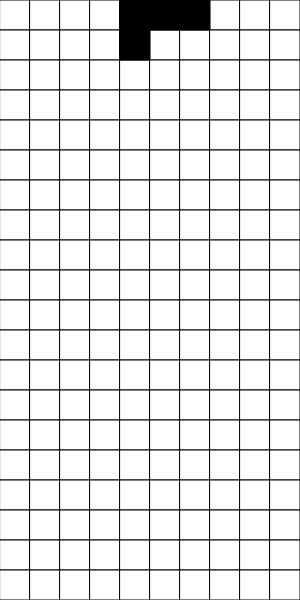
Frame 1 (no input)
Frame 60 (no input): identical to frame 1, image omitted
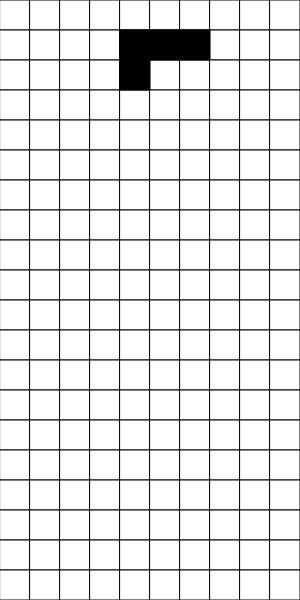
Frame 120 (the mouse pressed at the canvas centre since frame 60)

The p5.js sketch that drew these frames (run headless with seeded random() and noise() and a simulated clock; from frame 60 on, the mouse is pressed at the canvas centre):

// p5.js sketch
// ── sketch.js
const rows = 20;
const cols = 10;
const blockSize = 30;

let gamespeed = 1;
let board = [];
let currentPiece;
let gameOver = false;
let BackButton;
let time = 0;

const AllShapes= [
    [[1, 1], [1, 1]], // Square
    [[1, 1, 1, 1]], // LineRIGHT
    [[1],[1],[1],[1]], //LineUP
    [[1,1,1], [0, 1, 0]], // T-shapeUP
    [[1,0,0], [1, 1, 0], [1,0,0]], // T-shapeRIGHT
    [[0,1,0], [1, 1, 1]], // T-shapeDOWN
    [[0,0,1], [0, 1, 1], [0,0,1]], // T-shapeLEFT
    [[1, 1, 0], [0, 1, 1]], // Z-shapeUP
    [[0, 0, 1], [0, 1, 1], [0,1,0]], // Z-shapeDOWN
    [[0, 1, 1], [1, 1, 0]], // S-shapeUP
    [[0, 1, 0], [0, 1, 1], [0,0,1]], // S-shapeDOWN
    [[1, 1, 1], [0, 0, 1]], // J-shapeUP
    [[0, 0, 1], [0, 0, 1],[0,1,1]], // J-shapeRIGHT
    [[1, 0, 0], [1, 1, 1]], // J-shapeDOWN
    [[0, 1, 1], [0, 1, 0],[0,1,0]], // J-shapeLEFT
    [[1, 1, 1], [1, 0, 0]], // L-shapeUP
    [[1, 0, 0], [1, 0, 0],[1,1,0]], // L-shapeRIGHT
    [[0, 0, 1], [1, 1, 1]], // L-shapeDOWN
    [[1, 1, 0], [1, 0, 0],[1,0,0]], // L-shapeLEFT
]
const AllShapesNames= [
    "Square",
    "LineRIGHT",
    "LineUP",
    "T-ShapeUP",
    "T-ShapeRIGHT",
    "T-ShapeDOWN",
   "T-ShapeLEFT",
    "Z-ShapeUP",
    "Z-ShapeDOWN",
   "S-ShapeUP",
    "S-ShapeDOWN",
    "J-ShapeUP",
    "J-ShapeRIGHT",
    "J-ShapeDOWN",
    "J-ShapeLEFT",
    "L-ShapeUP",
    "L-ShapeRIGHT",
    "L-ShapeDOWN",
    "L-ShapeLEFT"
]

function setup() {
    frameRate = 60;
    createCanvas(cols * blockSize, rows * blockSize);
    
    initializeBoard();
    spawnPiece();
    BackButton = select('#BackButton')
    //BackButton.mousePressed(GetTheFuckBack);
}

function draw() {
    
    background(220);
    if (!gameOver) {
        updateGame();
        drawBoard();
        drawPiece();
        
    } else {
        showGameOver();
    }
    
}

function initializeBoard() {
    for (let row = 0; row < rows; row++) {
        board[row] = [];
        for (let col = 0; col < cols; col++) {
            board[row][col] = 0;
        }
    }
}

function spawnPiece() {
    currentPiece = new Piece();
}

function updateGame() {
    if (currentPiece.canMoveDown() && time == 60) {
        time = 0;
        currentPiece.moveDown();
    } else if (!currentPiece.canMoveDown()) {
        currentPiece.lock();
        if (currentPiece.isGameOver()) {
            gameOver = true;
        } else {
            checkAndClearLine();
            spawnPiece();
        }
    }
    else{
    time++;
    }
}

function drawBoard() {
    for (let row = 0; row < rows; row++) {
        for (let col = 0; col < cols; col++) {
            if (board[row][col] === 1) {
                fill(0);
            } else {
                fill(255);
            }
            rect(col * blockSize, row * blockSize, blockSize, blockSize);
        }
    }
}

function drawPiece() {
    const { x, y, shape } = currentPiece;
    for (let row = 0; row < shape.length; row++) {
        for (let col = 0; col < shape[row].length; col++) {
            if (shape[row][col] === 1) {
                fill(0);
                rect((col + x) * blockSize, (row + y) * blockSize, blockSize, blockSize);
            }
        }
    }
}

function showGameOver() {
    textSize(32);
    textAlign(CENTER, CENTER);
    fill(255, 0, 0);
    text("Game Over", width / 2, height / 2);
}

class Piece {
    constructor() {
        this.x = Math.floor(cols / 2) - 1;
        this.y = 0;
        this.shape = this.getRandomShape();
    }

    getRandomShape() {
        const shapes = [
            [[1, 1], [1, 1]], // Square
            [[1, 1, 1, 1]], // Line
            [[1, 1, 1], [0, 1, 0]], // T-shape
            [[1, 1, 0], [0, 1, 1]], // Z-shape
            [[0, 1, 1], [1, 1, 0]], // S-shape
            [[1, 1, 1], [0, 0, 1]], // L-shape
            [[1, 1, 1], [1, 0, 0]] // J-shape
        ];
        const randomIndex = Math.floor(Math.random() * shapes.length);
        return shapes[randomIndex];
    }

    canMoveDown() {
        for (let row = 0; row < this.shape.length; row++) {
            for (let col = 0; col < this.shape[row].length; col++) {
                if (this.shape[row][col] === 1) {
                    const nextRow = this.y + row + 1;
                    if (nextRow >= rows || board[nextRow][this.x + col] === 1) {
                        return false;
                    }
                }
            }
        }
        return true;
    }

    canMoveLeft() {
        for (let row = 0; row < this.shape.length; row++) {
            for (let col = 0; col < this.shape[row].length; col++) {
                if (this.shape[row][col] === 1) {
                    const nextCol = this.x + col - 1;
                    if (nextCol < 0 || board[this.y + row][nextCol] === 1) {
                        return false;
                    }
                }
            }
        }
        return true;
    }

    canMoveRight() {
        for (let row = 0; row < this.shape.length; row++) {
            for (let col = 0; col < this.shape[row].length; col++) {
                if (this.shape[row][col] === 1) {
                    const nextCol = this.x + col + 1;
                    if (nextCol >= cols || board[this.y + row][nextCol] === 1) {
                        return false;
                    }
                }
            }
        }
        return true;
    }

    moveDown() {
        this.y++;
    }

    moveLeft() {
        if (this.canMoveLeft()) {
            this.x--;
        }
    }

    moveRight() {
        if (this.canMoveRight()) {
            this.x++;
        }
    }

    rotate() {
        let PieceName = this.WhichPiece(currentPiece.shape)
        print(PieceName)
        print(currentPiece.shape)
        //Square - Shape
        if(PieceName == "Square")
        return
        //Line - Shapes
        else if(PieceName == "LineRIGHT")
            this.shape = AllShapes[2]
        else if(PieceName == "LineUP")
            this.shape = AllShapes[1]
        //T - Shapes
        else if(PieceName =="T-ShapeUP")
            this.shape = AllShapes[4]
        else if(PieceName =="T-ShapeRIGHT")
            this.shape = AllShapes[5]
        else if(PieceName =="T-ShapeDOWN")
            this.shape = AllShapes[6]
        else if(PieceName =="T-ShapeLEFT")
            this.shape = AllShapes[3]
        //Z - Shapes
        else if(PieceName =="Z-ShapeUP")
            this.shape = AllShapes[8]
        else if(PieceName =="Z-ShapeDOWN")
            this.shape = AllShapes[7]
        //S - Shapes
        else if(PieceName =="S-ShapeUP")
            this.shape = AllShapes[10]
        else if(PieceName =="S-ShapeDOWN")
            this.shape = AllShapes[9]
        //J - Shapes
        else if(PieceName =="J-ShapeUP")
            this.shape = AllShapes[12]
        else if(PieceName =="J-ShapeRIGHT")
            this.shape = AllShapes[13]
        else if(PieceName =="J-ShapeDOWN")
            this.shape = AllShapes[14]
        else if(PieceName =="J-ShapeLEFT")
            this.shape = AllShapes[11]
        //L - Shapes
        else if(PieceName =="L-ShapeUP")
            this.shape = AllShapes[16]
        else if(PieceName =="L-ShapeRIGHT")
            this.shape = AllShapes[17]
        else if(PieceName =="L-ShapeDOWN")
            this.shape = AllShapes[18]
        else if(PieceName =="L-ShapeLEFT")
            this.shape = AllShapes[15]
        
    }

    WhichPiece(piece){
        
        for(let i = 0; i < AllShapes.length; i++){
            if(this.compareArrays(AllShapes[i], piece)){
                return(AllShapesNames[i])
            }
        }
    }

    compareArrays(a,b) {
        return JSON.stringify(a) === JSON.stringify(b);
    }

    lock() {
        for (let row = 0; row < this.shape.length; row++) {
            for (let col = 0; col < this.shape[row].length; col++) {
                if (this.shape[row][col] === 1) {
                    board[this.y + row][this.x + col] = 1;
                }
            }
        }
    }

    isGameOver() {
        for (let col = 0; col < cols; col++) {
            if (board[0][col] === 1) {
                return true;
            }
        }
        return false;
    }
}

function keyPressed() {
    if (!gameOver) {
        if (keyCode === LEFT_ARROW) {
            currentPiece.moveLeft();
        } else if (keyCode === RIGHT_ARROW) {
            currentPiece.moveRight();
        } else if (keyCode === DOWN_ARROW) {
            currentPiece.moveDown();
        } else if (keyCode === UP_ARROW) {
            currentPiece.rotate();
        }
    }
}

function checkAndClearLine() {
    for (let row = rows - 1; row >= 0; row--) {
        let lineCompleted = true;
        for (let col = 0; col < cols; col++) {
            if (board[row][col] !== 1) {
                lineCompleted = false;
                break;
            }
        }
        if (lineCompleted) {
            // Clear the line
            for (let r = row; r > 0; r--) {
                for (let c = 0; c < cols; c++) {
                    board[r][c] = board[r - 1][c];
                }
            }
            for (let c = 0; c < cols; c++) {
                board[0][c] = 0;
            }
        }
    }
}
